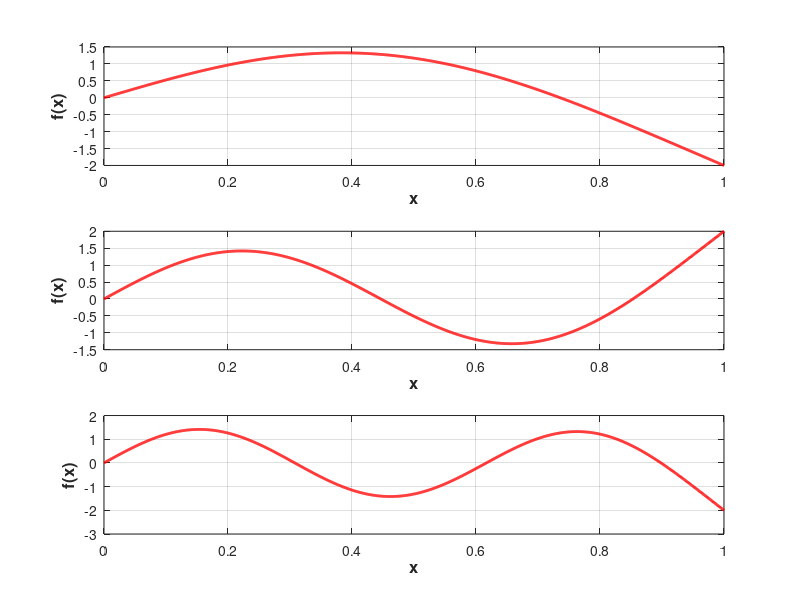

This figure's MATLAB source:
function drs
    xlist = 7.5 : 0.001 : 12;
    
    f = @(x)(cos(x) * sinh(x) - sin(x) * cosh(x));
    
    flist = [];
    for i = 1:length(xlist)
        flist = [flist, f(xlist(i))];
    end

    x0 = [3 4];
    b1 = fzero(f, x0);
    x0 = [7 8];
    b2 = fzero(f, x0);
    x0 = [10 11];
    b3 = fzero(f, x0);

    C11 = 1;
    C12 = sin(b1) / sinh(b1);

    C21 = 1;
    C22 = sin(b2) / sinh(b2);

    C31 = 1;
    C32 = sin(b3) / sinh(b3);

    ksilist = 0 : 0.001 : 1;

    v1 = @(x)(C11 * sin(b1 * x) + C12 * sinh(b1 * x));
    v2 = @(x)(C21 * sin(b2 * x) + C22 * sinh(b2 * x));
    v3 = @(x)(C31 * sin(b3 * x) + C32 * sinh(b3 * x));

    v12 = @(x)((C11 * sin(b1 * x) + C12 * sinh(b1 * x))^2);
    norm1 = sqrt(integral(v12, 0, 1, "ArrayValued", true));
    v22 = @(x)((C21 * sin(b2 * x) + C22 * sinh(b2 * x))^2);
    norm2 = sqrt(integral(v22, 0, 1, "ArrayValued", true));
    v32 = @(x)((C31 * sin(b3 * x) + C32 * sinh(b3 * x))^2);
    norm3 = sqrt(integral(v32, 0, 1, "ArrayValued", true));

    v1l = [];
    v2l = [];
    v3l = [];
    for i = 1:length(ksilist)
        v1l = [v1l, v1(ksilist(i)) / norm1];
        v2l = [v2l, v2(ksilist(i)) / norm2];
        v3l = [v3l, v3(ksilist(i)) / norm3];
    end

    fhandle = figure;
    subplot(3, 1, 1)
        plot(ksilist, v1l, 'r', 'LineWidth', 2.0)
        grid on;
        xlabel('x', 'FontSize', 12, 'FontWeight', 'bold');
        ylabel('f(x)', 'FontSize', 12, 'FontWeight', 'bold');
    subplot(3, 1, 2)
        plot(ksilist, v2l, 'r', 'LineWidth', 2.0)
        grid on;
        xlabel('x', 'FontSize', 12, 'FontWeight', 'bold');
        ylabel('f(x)', 'FontSize', 12, 'FontWeight', 'bold');
    subplot(3, 1, 3)
        plot(ksilist, v3l, 'r', 'LineWidth', 2.0)
        grid on;
        xlabel('x', 'FontSize', 12, 'FontWeight', 'bold');
        ylabel('f(x)', 'FontSize', 12, 'FontWeight', 'bold');

end
